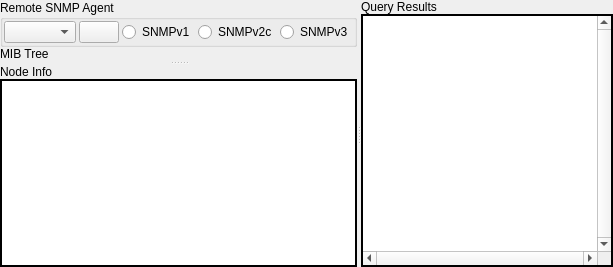
      <widget class="QWidget" name="TreeTab">
       <attribute name="title">
        <string>Tree</string>
       </attribute>
       <layout class="QGridLayout">
        <property name="leftMargin">
         <number>0</number>
        </property>
        <property name="topMargin">
         <number>0</number>
        </property>
        <property name="rightMargin">
         <number>0</number>
        </property>
        <property name="bottomMargin">
         <number>0</number>
        </property>
        <property name="spacing">
         <number>6</number>
        </property>
        <item row="0" column="0">
         <widget class="QSplitter" name="QuerySplitter">
          <property name="orientation">
           <enum>Qt::Horizontal</enum>
          </property>
          <widget class="QSplitter" name="NodeInfoSplitter">
           <property name="orientation">
            <enum>Qt::Vertical</enum>
           </property>
           <widget class="QWidget" name="MIBTreeLayout">
            <layout class="QVBoxLayout">
             <property name="spacing">
              <number>0</number>
             </property>
             <property name="leftMargin">
              <number>0</number>
             </property>
             <property name="topMargin">
              <number>0</number>
             </property>
             <property name="rightMargin">
              <number>0</number>
             </property>
             <property name="bottomMargin">
              <number>0</number>
             </property>
             <item>
              <widget class="QGroupBox" name="AgentProperties">
               <property name="title">
                <string>Remote SNMP Agent</string>
               </property>
               <layout class="QGridLayout">
                <property name="leftMargin">
                 <number>1</number>
                </property>
                <property name="topMargin">
                 <number>1</number>
                </property>
                <property name="rightMargin">
                 <number>1</number>
                </property>
                <property name="bottomMargin">
                 <number>1</number>
                </property>
                <property name="spacing">
                 <number>3</number>
                </property>
                <item row="0" column="4">
                 <widget class="QRadioButton" name="AgentProtoV3">
                  <property name="sizePolicy">
                   <sizepolicy hsizetype="Fixed" vsizetype="Fixed">
                    <horstretch>0</horstretch>
                    <verstretch>0</verstretch>
                   </sizepolicy>
                  </property>
                  <property name="text">
                   <string>SNMPv3</string>
                  </property>
                 </widget>
                </item>
                <item row="0" column="3">
                 <widget class="QRadioButton" name="AgentProtoV2">
                  <property name="sizePolicy">
                   <sizepolicy hsizetype="Fixed" vsizetype="Fixed">
                    <horstretch>0</horstretch>
                    <verstretch>0</verstretch>
                   </sizepolicy>
                  </property>
                  <property name="text">
                   <string>SNMPv2c</string>
                  </property>
                 </widget>
                </item>
                <item row="0" column="0">
                 <widget class="QComboBox" name="AgentProfile">
                  <property name="sizePolicy">
                   <sizepolicy hsizetype="Preferred" vsizetype="Fixed">
                    <horstretch>0</horstretch>
                    <verstretch>0</verstretch>
                   </sizepolicy>
                  </property>
                 </widget>
                </item>
                <item row="0" column="1">
                 <widget class="QPushButton" name="AgentSettings">
                  <property name="sizePolicy">
                   <sizepolicy hsizetype="Fixed" vsizetype="Fixed">
                    <horstretch>0</horstretch>
                    <verstretch>0</verstretch>
                   </sizepolicy>
                  </property>
                  <property name="text">
                   <string/>
                  </property>
                  <property name="icon">
                   <iconset resource="snmpb.qrc">
                    <normaloff>:/images/agent-settings.png</normaloff>:/images/agent-settings.png</iconset>
                  </property>
                 </widget>
                </item>
                <item row="0" column="2">
                 <widget class="QRadioButton" name="AgentProtoV1">
                  <property name="sizePolicy">
                   <sizepolicy hsizetype="Fixed" vsizetype="Fixed">
                    <horstretch>0</horstretch>
                    <verstretch>0</verstretch>
                   </sizepolicy>
                  </property>
                  <property name="text">
                   <string>SNMPv1</string>
                  </property>
                  <property name="autoRepeat">
                   <bool>false</bool>
                  </property>
                 </widget>
                </item>
               </layout>
              </widget>
             </item>
             <item>
              <widget class="QLabel" name="MIBTreeL">
               <property name="text">
                <string>MIB Tree</string>
               </property>
              </widget>
             </item>
             <item>
              <widget class="MibView" name="MIBTree" native="true">
               <property name="enabled">
                <bool>true</bool>
               </property>
               <property name="sizePolicy">
                <sizepolicy hsizetype="Expanding" vsizetype="Expanding">
                 <horstretch>0</horstretch>
                 <verstretch>0</verstretch>
                </sizepolicy>
               </property>
              </widget>
             </item>
            </layout>
           </widget>
           <widget class="QWidget" name="NodeInfoLayout">
            <layout class="QVBoxLayout">
             <property name="spacing">
              <number>0</number>
             </property>
             <property name="leftMargin">
              <number>0</number>
             </property>
             <property name="topMargin">
              <number>0</number>
             </property>
             <property name="rightMargin">
              <number>0</number>
             </property>
             <property name="bottomMargin">
              <number>0</number>
             </property>
             <item>
              <widget class="QLabel" name="NodeInfoL">
               <property name="text">
                <string>Node Info</string>
               </property>
              </widget>
             </item>
             <item>
              <widget class="QTextEdit" name="NodeInfo">
               <property name="frameShape">
                <enum>QFrame::WinPanel</enum>
               </property>
               <property name="frameShadow">
                <enum>QFrame::Plain</enum>
               </property>
               <property name="autoFormatting">
                <set>QTextEdit::AutoAll</set>
               </property>
               <property name="readOnly">
                <bool>true</bool>
               </property>
              </widget>
             </item>
            </layout>
           </widget>
          </widget>
          <widget class="QWidget" name="QueryLayout">
           <layout class="QVBoxLayout">
            <property name="spacing">
             <number>0</number>
            </property>
            <property name="leftMargin">
             <number>0</number>
            </property>
            <property name="topMargin">
             <number>0</number>
            </property>
            <property name="rightMargin">
             <number>0</number>
            </property>
            <property name="bottomMargin">
             <number>0</number>
            </property>
            <item>
             <widget class="QLabel" name="QueryL">
              <property name="text">
               <string>Query Results</string>
              </property>
             </widget>
            </item>
            <item>
             <widget class="QTextEdit" name="Query">
              <property name="enabled">
               <bool>true</bool>
              </property>
              <property name="sizePolicy">
               <sizepolicy hsizetype="Expanding" vsizetype="Expanding">
                <horstretch>0</horstretch>
                <verstretch>0</verstretch>
               </sizepolicy>
              </property>
              <property name="frameShape">
               <enum>QFrame::WinPanel</enum>
              </property>
              <property name="frameShadow">
               <enum>QFrame::Plain</enum>
              </property>
              <property name="verticalScrollBarPolicy">
               <enum>Qt::ScrollBarAlwaysOn</enum>
              </property>
              <property name="horizontalScrollBarPolicy">
               <enum>Qt::ScrollBarAlwaysOn</enum>
              </property>
              <property name="autoFormatting">
               <set>QTextEdit::AutoNone</set>
              </property>
              <property name="undoRedoEnabled">
               <bool>false</bool>
              </property>
              <property name="lineWrapMode">
               <enum>QTextEdit::NoWrap</enum>
              </property>
              <property name="readOnly">
               <bool>true</bool>
              </property>
              <property name="overwriteMode">
               <bool>false</bool>
              </property>
             </widget>
            </item>
           </layout>
          </widget>
         </widget>
        </item>
       </layout>
      </widget>
